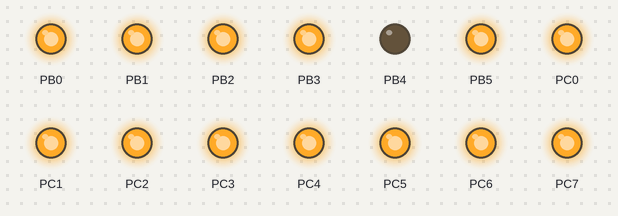
Recording of a program running on a simulated ATmega128, built with avr-gcc and emulated at 16 MHz. Shown: output pins drawn as LEDs (lit = HIGH).

Above: at 0.1 s.
At 4.1 s:
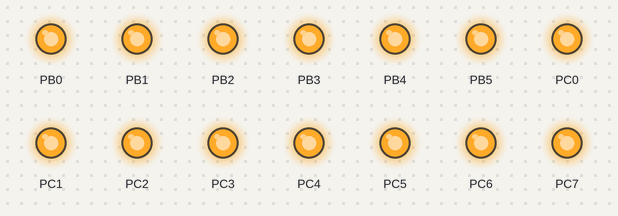
At 7.1 s:
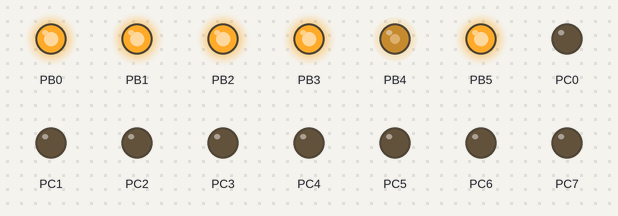
At 13.1 s:
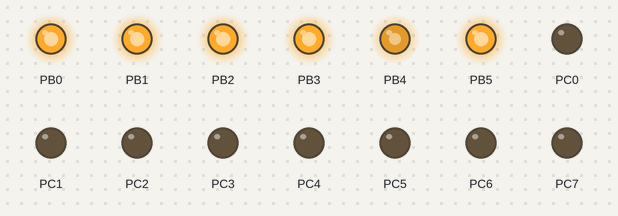
At 19.1 s:
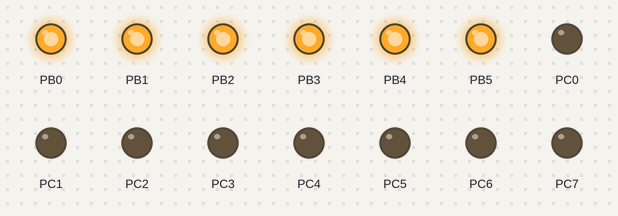
At 38.2 s:
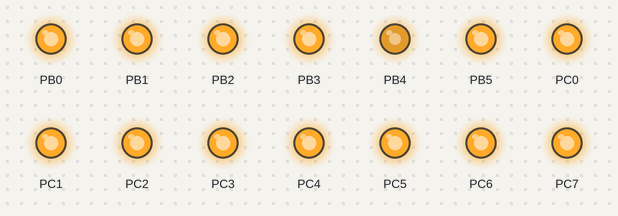
Timing chart, 0 to 40.0 s (numbered marks = the images above):
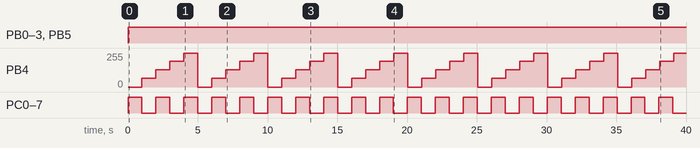

Measured:
- by itself, PB0–3, PB5: LOW → HIGH at 0.00 s
- by itself, PB4: repeats every 5.0 s: 128/255 1.0 s, 192/255 1.0 s, 255/255 1.0 s, 0/255 1.0 s, 64/255 1.0 s
- by itself, PC0–7: alternates HIGH for 1.0 s and LOW for 1.0 s

The program:

main.c
```c
/*
 * PWM_CONTROL_2.c
 *
 * Created: 2022-01-28 오후 5:09:05
 * Author : Geonha
 */
#define F_CPU 16000000UL
#include <avr/io.h>
#include <avr/interrupt.h>
#include <util/delay.h>

volatile int x;
void INIT_PORT(void) // PORT 초기화
{
	DDRB = 0xff; //PWM 출력
	PORTB = 0xff;

	DDRC = 0xff; // LED 출력
	PORTC = 0xff;
}

void INIT_TIMER0(void) // TIMER0 초기화
{
	TCCR0 =
	((1<<WGM00)|(0<<WGM01)|(1<<COM01)|(0<<COM00) // Phase Correct PWM(1/0) up1 down0
	|(0<<CS02)|(1<<CS01)|(1<<CS00)); // 32 분주 (

	TCNT0= 0x00; // 카운터 = 256
	TIMSK= 0x01; // TIMER0 인터럽트 enable
}

ISR(TIMER0_OVF_vect) //타이머 인터럽트 0번으로 설정
{
	x++;
	if(x>981) // 내부 클럭이 16MHz이고 이를 32분주 * 512(Phas Correct PWM 모드에서 상수)로 나누어 주면 주파수는 980hz가 된다
			  // 이를 980카운트 할 시 대략 1초 이므로 대략 1초마다 LED가 TURN-OFF / TURN-ON을 반복하게 됨.
	{
		PORTC = ~PORTC;
		x=0;
	}

}

int main(void)
{
	INIT_TIMER0();
	//INIT_TIMER2();
	INIT_PORT();
	sei();

    /* Replace with your application code */
    while (1)
    {
		OCR0 = 0;
		_delay_ms(1000);
		OCR0 = 64;
		_delay_ms(1000);
		OCR0 = 128;
		_delay_ms(1000);
		OCR0 = 192;
		_delay_ms(1000);
		OCR0 = 255;
		_delay_ms(1000);
    }
}
```
